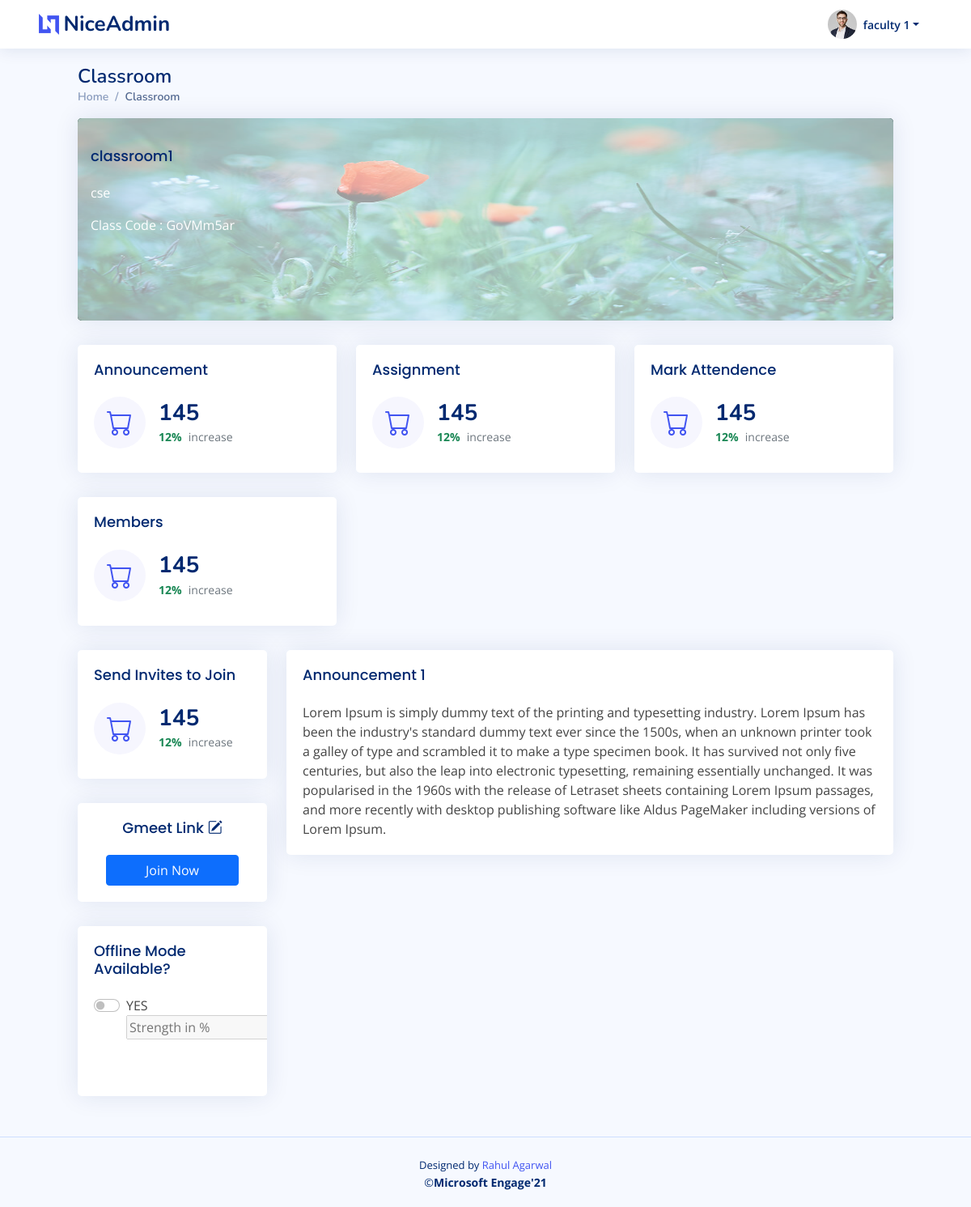
Screenshot of /faculty_subject/GoVMm5ar (signed in) with the database file from the repository.
### myapp/models.py (models this page shows, shortened)
class ClassRoom(models.Model):
    classId = models.CharField(max_length=10,primary_key=True)
    classname = models.CharField(max_length=50,null=False)
    classDepartment = models.CharField(max_length=50,null=False)
    academicYear = models.CharField(max_length=2,null=False)
    classLink = models.TextField(blank=False,null=True)
    classFacultyID = models.ForeignKey(FacultyDetails,on_delete=models.CASCADE)
    classFacultyName = models.CharField(max_length=100,null=False)
    classTimeTable = models.TextField(blank=False,null=True)
    classCreationTime = models.DateTimeField(default=datetime.now,null=True)

class Announcement(models.Model):
    announcementId = models.CharField(max_length=10,primary_key=True)
    classId = models.ForeignKey(ClassRoom,on_delete=models.CASCADE)
    announcementHeading = models.CharField(max_length=50,null=False)
    announcementDescription = models.TextField(blank=False,null=False)
    announcementCreationTime = models.DateTimeField(default=datetime.now,null=True)

### myapp/views.py (the view, shortened to what this page needs)
# urls.py: path('faculty_subject/<pk>',views.facultySubject,name='facultySubject'),
@login_required
def facultySubject(request,pk):
    if request.user.is_active and request.user.is_staff and not request.user.is_superuser:
        id=pk
        classDetails = ClassRoom.objects.get(classId=id)
        announcements = Announcement.objects.filter(classId = classDetails.pk).order_by('-announcementCreationTime')
        context={
            'class':classDetails,
            'announcements' : announcements
        }
        return render(request,'faculty/facultySubject.html',context)
    else:
        return redirect('facultyLogin')

### myapp/templates/faculty/facultySubject.html (shortened to what this page needs)
{% extends 'base.html' %}
{% block content %}
{% load static %}
  <header id="header" class="header fixed-top d-flex align-items-center px-lg-5">
    <div class="d-flex align-items-center justify-content-between ">
      <a href="{% url 'facultyDashboard' %}" class="logo d-flex align-items-center">
        <img src="assets/img/logo.png" alt="">
        <span class="d-none d-lg-block">NiceAdmin</span>
      </a>
    </div>
    <nav class="header-nav ms-auto">
      <ul class="d-flex align-items-center">
        <li class="nav-item dropdown pe-3">
          <a class="nav-link nav-profile d-flex align-items-center pe-0" href="#" data-bs-toggle="dropdown">
            <img src="assets/img/profile-img.jpg" alt="Profile" class="rounded-circle">
            <span class="d-none d-md-block dropdown-toggle ps-2">{{user.first_name}} {{user.last_name}}</span>
          </a>
        </li>
      </ul>
    </nav>
  </header>
  <main id="main" class="main px-lg-5 mx-lg-5" >
    <div class="pagetitle">
      <h1>Classroom</h1>
      <nav>
        <ol class="breadcrumb">
          <li class="breadcrumb-item"><a href="{% url 'facultyDashboard' %}">Home</a></li>
          <li class="breadcrumb-item active">Classroom</li>
        </ol>
      </nav>
    </div>
    <section class="section dashboard">
      <div class="card bg-dark text-white">
          <img src="{% static 'images/slides-1.jpg' %}" class="card-img" style="height:250px;" alt="...">
          <div class="card-img-overlay">
            <h5 class="card-title">{{class.classname}}</h5>
            <p class="card-text">{{class.classDepartment}}</p>
            <p class="card-text">Class Code : {{class.classId}}</p>
          </div>
        </div>
      <div class="row">
        <div class="col-xxl-3 col-md-4 col-sm-6">
          <a href="#" data-bs-toggle="modal" data-bs-target="#announcementModal">
            <div class="card info-card sales-card">
              <div class="card-body">
                <h5 class="card-title">Announcement</h5>
                <div class="d-flex align-items-center">
                  <div class="card-icon rounded-circle d-flex align-items-center justify-content-center">
                    <i class="bi bi-cart"></i>
                  </div>
                  <div class="ps-3">
                    <h6>145</h6>
                    <span class="text-success small pt-1 fw-bold">12%</span> <span class="text-muted small pt-2 ps-1">increase</span>
                  </div>
                </div>
              </div>
            </div>
          </a>
        </div>
        <div class="col-xxl-3 col-md-4 col-sm-6">
          <div class="card info-card sales-card">
            <div class="card-body">
              <h5 class="card-title">Assignment</h5>
              <div class="d-flex align-items-center">
                <div class="card-icon rounded-circle d-flex align-items-center justify-content-center">
                  <i class="bi bi-cart"></i>
                </div>
                <div class="ps-3">
                  <h6>145</h6>
                  <span class="text-success small pt-1 fw-bold">12%</span> <span class="text-muted small pt-2 ps-1">increase</span>
                </div>
              </div>
            </div>
          </div>
        </div>
        <div class="col-xxl-3 col-md-4 col-sm-6">
          <div class="card info-card sales-card">
            <div class="card-body">
              <h5 class="card-title">Mark Attendence</h5>
              <div class="d-flex align-items-center">
                <div class="card-icon rounded-circle d-flex align-items-center justify-content-center">
                  <i class="bi bi-cart"></i>
                </div>
                <div class="ps-3">
                  <h6>145</h6>
                  <span class="text-success small pt-1 fw-bold">12%</span> <span class="text-muted small pt-2 ps-1">increase</span>
                </div>
              </div>
            </div>
          </div>
        </div>
        <div class="col-xxl-3 col-md-4 col-sm-6">
          <div class="card info-card sales-card">
            <div class="card-body">
              <h5 class="card-title">Members</h5>
              <div class="d-flex align-items-center">
                <div class="card-icon rounded-circle d-flex align-items-center justify-content-center">
                  <i class="bi bi-cart"></i>
                </div>
                <div class="ps-3">
                  <h6>145</h6>
                  <span class="text-success small pt-1 fw-bold">12%</span> <span class="text-muted small pt-2 ps-1">increase</span>
                </div>
              </div>
            </div>
          </div>
        </div>
      </div>
      <div class="row">
        <div class="col-lg-3">
          <div class="">
            <a href="#" data-bs-toggle="modal" data-bs-target="#sendInvitesModal">
              <div class="card info-card sales-card">
                <div class="card-body">
                  <h5 class="card-title">Send Invites to Join</h5>
                  <div class="d-flex align-items-center">
                    <div class="card-icon rounded-circle d-flex align-items-center justify-content-center">
                      <i class="bi bi-cart"></i>
                    </div>
                    <div class="ps-3">
                      <h6>145</h6>
                      <span class="text-success small pt-1 fw-bold">12%</span> <span class="text-muted small pt-2 ps-1">increase</span>
                    </div>
                  </div>
                </div>
              </div>
            </a>
        </div>
          <div class="card">
            <div class="card-body">
              <h5 class="card-title text-center">Gmeet Link <i type="button" class="bi bi-pencil-square" data-bs-toggle="modal" data-bs-target="#gmeetModal"></i></h5>
              <div class="activity text-center">
                <button type="button" class="btn btn-primary px-5" name="button">Join Now</button>
              </div>
            </div>
          </div>
          <div class="card">
                <div class="card-body">
                  <h5 class="card-title">Offline Mode Available?</h5>
                  <form>
                    <div class="row mb-5">
                      <div class="col-sm-8">
                        <div class="form-check form-switch">
                          <input class="form-check-input" type="checkbox" id="flexSwitchCheckDefault" onclick="EnableDisableTextBox(this)">
                          <label class="form-check-label" for="flexSwitchCheckDefault">YES</label>
                          <input type="text" id="txtPassportNumber" placeholder="Strength in %" disabled="disabled" />
                        </div>
                      </div>
                    </div>
                  </form>
               </div>
            </div>
        </div>
        <div class="col-lg-9">
          <div class="row">
                {% if announcements %}
                  {% for announcement in announcements %}
                    <div class="">
                       <div class="card">
                         <div class="card-body">
                           <h5 class="card-title">{{announcement.announcementHeading}}</h5>
                           {{announcement.announcementDescription}}
                         </div>
                       </div>
                    </div>
                  {% endfor %}
                {% endif %}
              </div>
            </div>
          </div>
    </section>
  </main>
  {% include 'partials/_footer.html'%}
{% endblock %}

### static/css/style.css (style rules this page uses)
:root { scroll-behavior: smooth; }
body { font-family: "Open Sans", sans-serif; background: #f6f9ff; color: #444444; }
a { color: #4154f1; text-decoration: none; }
h1, h2, h3, h4, h5, h6 { font-family: "Nunito", sans-serif; }
#main { margin-top: 60px; padding: 20px 30px; transition: all 0.3s; }
.pagetitle { margin-bottom: 10px; }
.pagetitle h1 { font-size: 24px; margin-bottom: 0; font-weight: 600; color: #012970; }
.card { margin-bottom: 30px; border: none; border-radius: 5px; box-shadow: 0px 0 30px rgba(1, 41, 112, 0.1); overflow: hidden; }
.card-title { padding: 20px 0 15px 0; font-size: 18px; font-weight: 500; color: #012970; font-family: "Poppins", sans-serif; }
.card-body { padding: 0 20px 20px 20px; }
.card-img-overlay { background-color: rgba(255, 255, 255, 0.6); }
.breadcrumb { font-size: 14px; font-family: "Nunito", sans-serif; color: #899bbd; font-weight: 600; }
.breadcrumb a { color: #899bbd; transition: 0.3s; }
.breadcrumb .breadcrumb-item::before { color: #899bbd; }
.breadcrumb .active { color: #51678f; font-weight: 600; }
.logo { line-height: 1; }
@media (min-width: 1200px) { .logo { width: 280px; } }
.logo img { max-height: 26px; margin-right: 6px; }
.logo span { font-size: 26px; font-weight: 700; color: #012970; font-family: "Nunito", sans-serif; }
.header { transition: all 0.5s; z-index: 997; height: 60px; box-shadow: 0px 2px 20px rgba(1, 41, 112, 0.1); background-color: #fff; padding-left: 20px; }
.header-nav ul { list-style: none; }
.header-nav > ul { margin: 0; padding: 0; }
.header-nav .nav-profile { color: #012970; }
.header-nav .nav-profile img { max-height: 36px; }
.header-nav .nav-profile span { font-size: 14px; font-weight: 600; }
@media (min-width: 1200px) { #main, #footer { margin-left: 0px; } }
.dashboard .info-card { padding-bottom: 10px; }
.dashboard .info-card h6 { font-size: 28px; color: #012970; font-weight: 700; margin: 0; padding: 0; }
.dashboard .card-icon { font-size: 32px; line-height: 0; width: 64px; height: 64px; flex-shrink: 0; flex-grow: 0; }
.dashboard .sales-card .card-icon { color: #4154f1; background: #f6f6fe; }
.dashboard .activity { font-size: 14px; }

### rows the page displays
ClassRoom: classname "classroom1", classDepartment "cse", classId "GoVMm5ar"
Announcement: announcementHeading "Announcement 1", announcementDescription "Lorem Ipsum is simply dummy text of the printing and typesetting industry. Lorem Ipsum has been the industry's standard dummy text ever since the 1500s, when an unknown printer took a galley of type and scrambled it to make a type specimen book. It has survived not only five centuries, but also the leap into electronic typesetting, remaining essentially unchanged. It was popularised in the 1960s with the release of Letraset sheets containing Lorem Ipsum passages, and more recently with desktop publishing software like Aldus PageMaker including versions of Lorem Ipsum."

### other values shown
{{ user.first_name }} "faculty"
{{ user.last_name }} "1"
